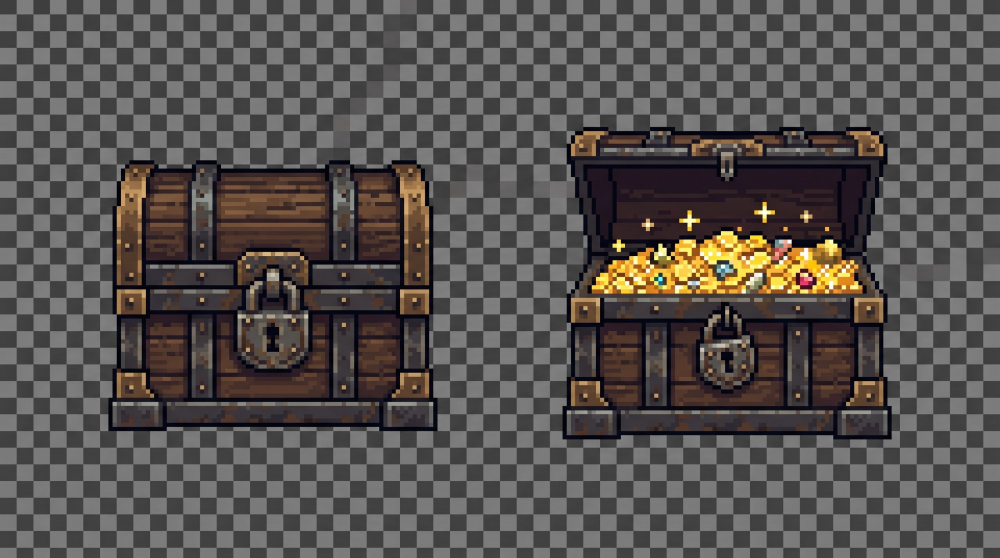
#> input picture imagens/bau-frente.jpeg, 2000 x 1116 px, found by its file name (shown at 1/2 size)
$ python extract_bau.py
#> lines starting #> are read from the running program, lines starting #| are printed output that depends on the picture; after the words box and inside, x2 and y2 are one past the last pixel; in counts of white or black regions, pixels touching at a corner belong together
### Tools/extract_pixelart.py
"""Extrai pixel art em resolução nativa de uma captura ampliada.

Resolve o problema de receber a arte como JPEG gigante com fundo xadrez: descobre
o tamanho real do pixel, reamostra, transforma o xadrez em transparência, separa
os sprites e limpa o ruído de compressão do JPEG.

Uso:
    python3 Tools/extract_pixelart.py imagens/Arvores.jpeg Assets/Art/Sprites/Environment arvore
    python3 Tools/extract_pixelart.py imagens/Cavaleiro.jpeg Assets/Art/Sprites/Characters cavaleiro --single
    python3 Tools/extract_pixelart.py imagens/planta-casa.jpeg Assets/Resources/Items planta_casa --single --sem-ruido
    python3 Tools/extract_pixelart.py imagens/botao-dev.png Assets/Resources/UI/Kit botao_dev --single --sem-ruido --grid 88
    python3 Tools/extract_pixelart.py imagens/pedra-madeira.jpeg <pasta> mat --sem-ruido   (mat_01 = pedra, mat_02 = madeira)
    python3 Tools/extract_pixelart.py imagens/corda.jpeg Assets/Resources/Items corda --single --sem-ruido

--sem-ruido descarta grupinhos soltos de pixels que o JPEG deixa no meio do fundo
(sem isso eles esticam o recorte até a borda da imagem).
"""
import sys
import os
import numpy as np
from PIL import Image


# [45 lines left out: function detect_pitch, not called in this run]


def resample(a, gw):
#> called with gw = 448
    H, W, _ = a.shape
#> H = 1116; W = 2000
    pitch = W / gw
#> pitch = 4.46
    gh = int(round(H / pitch))
#> gh = 250
    out = np.zeros((gh, gw, 3), int)
    for gy in range(gh):
        for gx in range(gw):
            cx, cy = (gx + 0.5) * pitch, (gy + 0.5) * pitch
            x0, x1 = int(cx - pitch * 0.3), int(cx + pitch * 0.3)
            y0, y1 = int(cy - pitch * 0.3), int(cy + pitch * 0.3)
            blk = a[max(0, y0):min(H, y1 + 1), max(0, x0):min(W, x1 + 1)].reshape(-1, 3)
            out[gy, gx] = np.median(blk, axis=0).astype(int)
    return out


def background_mask(grid):
    """Detecta o xadrez de transparência pelas cores reais da imagem.

    Faixa de brilho fixa não serve: cada editor desenha o xadrez num cinza diferente.
    Como ele cobre a maior parte da folha, os dois cinzas neutros mais frequentes são
    justamente os quadrados do xadrez.
    """
    r, g, b = grid[:, :, 0], grid[:, :, 1], grid[:, :, 2]
    neutral = (abs(r - g) < 10) & (abs(g - b) < 10) & (abs(r - b) < 10)
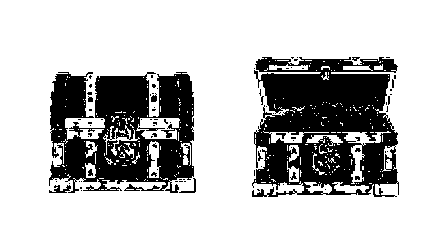
#> neutral: shape (250, 448) bool; 76.3% white; 86 black regions (75 under 20 px), largest, box (x1, y1, x2, y2) and area: (252, 57, 399, 197) 14180, (49, 72, 194, 193) 11601, (49, 185, 71, 193) 87
    if neutral.sum() < 20:
        return np.zeros(grid.shape[:2], bool)

    vals, counts = np.unique(grid[neutral].reshape(-1, 3), axis=0, return_counts=True)
#> counts = 4644 values, max 8340 at index 2461, min 1 at index 0, mean 18.41

    # Os dois tons precisam ser distantes entre si: o ruído do JPEG cria vários
    # vizinhos quase idênticos do mesmo cinza, e pegar os dois mais frequentes
    # devolveria o mesmo quadrado duas vezes, deixando metade do xadrez de fora.
    tones = []
    for i in np.argsort(-counts):
        c = vals[i]
        if all(np.abs(c - t).sum() > 40 for t in tones):
            tones.append(c)
        if len(tones) == 2:
            break
#> this loop made 3 passes
#> (i, c) on passes 1 to 3: (2461, [64, 64, 64]), (2380, [63, 63, 63]), (4246, [123, 123, 123])
#> after the loop, tones = [[64, 64, 64], [123, 123, 123]]

    if len(tones) < 2:
        return np.zeros(grid.shape[:2], bool)

    # O JPEG borra a fronteira entre quadrados claro e escuro, criando cinzas
    # intermediários que não batem com nenhum dos dois tons. Aceita toda a faixa
    # entre eles — e depois preenche a partir das bordas, porque o xadrez é
    # conectado e encosta nos limites da imagem, enquanto a arte fica ilhada no
    # meio. Sem isso, cinzas legítimos da arte (pedras, metal) seriam apagados.
    lo = min(t.min() for t in tones) - 10
#> lo = 54
    hi = max(t.max() for t in tones) + 10
#> hi = 133
    cand = neutral & (grid.mean(2) >= lo) & (grid.mean(2) <= hi)
#> cand: shape (250, 448) bool; 72.6% white; 17 black regions (10 under 20 px), largest, box (x1, y1, x2, y2) and area: (252, 57, 400, 197) 16624, (48, 72, 196, 193) 13944, (151, 169, 157, 177) 37

    H, W = cand.shape
#> H = 250; W = 448
    bg = np.zeros((H, W), bool)
    stack = []
    for x in range(W):
        for y in (0, H - 1):
            if cand[y, x] and not bg[y, x]:
                bg[y, x] = True
                stack.append((y, x))
#> bg: shape (250, 448) bool; 0.8% white in thin lines or dots
    for y in range(H):
        for x in (0, W - 1):
            if cand[y, x] and not bg[y, x]:
                bg[y, x] = True
                stack.append((y, x))
#> bg: shape (250, 448) bool; 1.2% white in thin lines or dots

    while stack:
        cy, cx = stack.pop()
        for dy, dx in ((1, 0), (-1, 0), (0, 1), (0, -1)):
            ny, nx = cy + dy, cx + dx
            if 0 <= ny < H and 0 <= nx < W and cand[ny, nx] and not bg[ny, nx]:
                bg[ny, nx] = True
                stack.append((ny, nx))
#> bg: shape (250, 448) bool; 68.1% white; 2 black regions, box (x1, y1, x2, y2) and area: (252, 57, 400, 197) 18994, (48, 72, 196, 193) 16766
#> after the loop, stack = []
    return bg


# [23 lines left out: function drop_specks, not called in this run]


def split_columns(fg, min_width=5):
    fill = fg.sum(0)
    groups, start = [], None
    for x in range(fg.shape[1]):
        if fill[x] > 0 and start is None:
            start = x
        elif fill[x] == 0 and start is not None:
            groups.append((start, x - 1))
            start = None
    if start is not None:
        groups.append((start, fg.shape[1] - 1))
    return [g for g in groups if g[1] - g[0] >= min_width]


def quantize(rgb, alpha, dist=34):
    """Agrupa cores próximas, começando pelas mais frequentes.
    O JPEG cria centenas de tons quase iguais; pixel art real tem poucas dezenas."""
    px = rgb.reshape(-1, 3)[alpha.reshape(-1) > 0]
    cols, cnts = np.unique(px, axis=0, return_counts=True)
    reps = []
    for i in np.argsort(-cnts):
        c = cols[i]
        if all(((c - np.array(r)) ** 2).sum() > dist ** 2 for r in reps):
            reps.append(tuple(c))
    reps = np.array(reps)
    d = ((rgb.reshape(-1, 1, 3) - reps.reshape(1, -1, 3)) ** 2).sum(2)
    return reps[d.argmin(1)].reshape(rgb.shape).astype(np.uint8), len(reps)


# [59 lines left out: function main, not called in this run]


# [2 lines that do not run on import are left out]

### Tools/extract_bau.py
"""Sprites do baú: fechado e aberto (vista de frente, no mapa) e o ícone na diagonal.

Usa o mesmo processo do extract_pixelart.py (grade nativa, xadrez vira transparência).
Os dois baús de frente têm a mesma largura e a mesma base, então trocam um pelo outro
sem o baú "pular" quando abre.

Uso:  python3 Tools/extract_bau.py
"""
import os
import sys
import numpy as np
from PIL import Image
sys.path.insert(0, "Tools")
import extract_pixelart as EP

FRONT = "imagens/bau-frente.jpeg"       # fechado à esquerda, aberto à direita
DIAGONAL = "imagens/bau-diagonal.jpeg"  # ícone do inventário
FRONT_GRID = 448
DIAGONAL_GRID = 360


def extract(src, grid_w):
    """Devolve as peças da imagem, da esquerda para a direita, já recortadas."""
    a = np.array(Image.open(src).convert("RGB")).astype(float)
    grid = EP.resample(a, grid_w)
    bg = EP.background_mask(grid)
    fg = ~bg
    out = []
    for x0, x1 in EP.split_columns(fg):
        sub = fg[:, x0:x1 + 1]
        ys = np.where(sub.any(1))[0]
        xs = np.where(sub.any(0))[0]
        y0, y1 = ys.min(), ys.max()
        rgb = grid[y0:y1 + 1, x0 + xs.min():x0 + xs.max() + 1].astype(int)
        alpha = np.where(bg[y0:y1 + 1, x0 + xs.min():x0 + xs.max() + 1], 0, 255).astype(np.uint8)
        snapped, _ = EP.quantize(rgb, alpha)
        out.append(np.dstack([snapped, alpha]).astype(np.uint8))
#> this loop made 2 passes
#> (x0, x1, y0, y1) on passes 1 to 2: (48, 195, 72, 192), (252, 399, 57, 196)
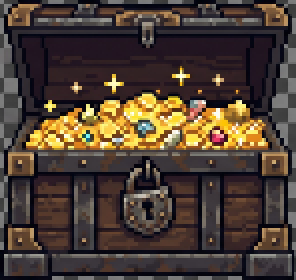
#> rgb: shape (140, 148, 3) int64 (shown 2 times larger); mean R, G, B 76.2, 62.1, 52.2
#> after the loop, out = 2 items
    return out


def save(img, path):
    os.makedirs(os.path.dirname(path), exist_ok=True)
    Image.fromarray(img, "RGBA").save(path)
    print(f"  {path}: {img.shape[1]}x{img.shape[0]}")


def main():
    closed, opened = extract(FRONT, FRONT_GRID)
    save(closed, "Assets/Resources/Props/bau_fechado.png")
#|   Assets/Resources/Props/bau_fechado.png: 148x121
    save(opened, "Assets/Resources/Props/bau_aberto.png")
#|   Assets/Resources/Props/bau_aberto.png: 148x140
    icon, = extract(DIAGONAL, DIAGONAL_GRID)
#> call 2 of extract, with src = 'imagens/bau-diagonal.jpeg', grid_w = 360
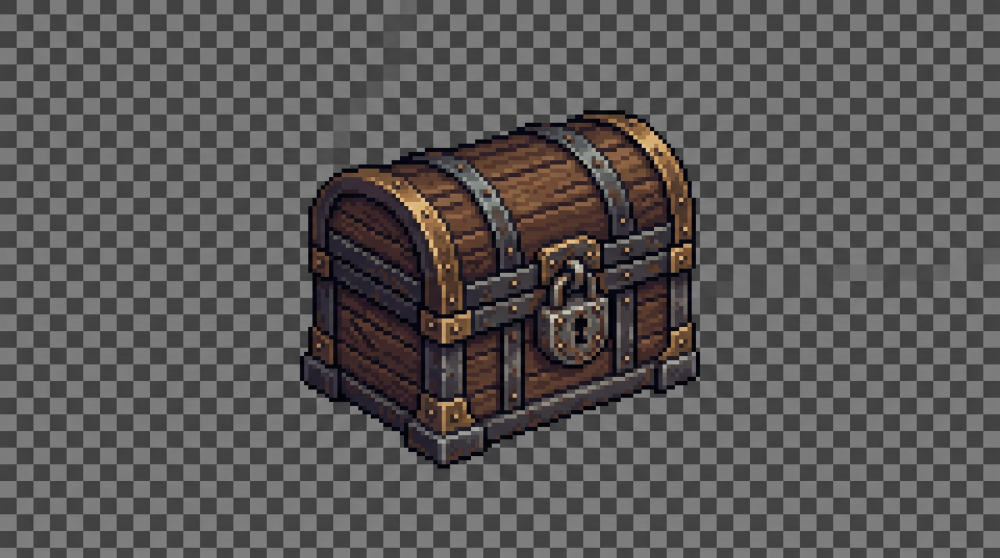
#> input picture imagens/bau-diagonal.jpeg, 2000 x 1116 px, found by its file name (shown at 1/2 size)
#> in resample (call 2), `out = np.zeros((gh, gw, 3), int)`: out: shape (201, 360, 3) int64; every value is 0
#> in background_mask (call 2), `neutral = (abs(r - g) < 10) & (abs(g - b) < 10) & (abs(r - b) < 10)`: neutral: shape (201, 360) bool; 86.3% white; 72 black regions (64 under 20 px), largest, box (x1, y1, x2, y2) and area: (111, 46, 226, 167) 7718, (202, 40, 250, 133) 1655, (108, 129, 121, 143) 85
#> in background_mask (call 2), `vals, counts = np.unique(grid[neutral].reshape(-1, 3), axis=0, return_..`: counts = 3019 values, max 7955 at index 2764, min 1 at index 0, mean 20.69
#> the loop in background_mask (call 2), `for i in np.argsort(-counts):` made 2 passes
#> (i, c) on passes 1 to 2: (2764, [124, 124, 124]), (1694, [65, 65, 65])
#> after the loop in background_mask (call 2), `for i in np.argsort(-counts):`: tones = [[124, 124, 124], [65, 65, 65]]
#> in background_mask (call 2), `lo = min(t.min() for t in tones) - 10`: lo = 55
#> in background_mask (call 2), `hi = max(t.max() for t in tones) + 10`: hi = 134
#> in background_mask (call 2), `cand = neutral & (grid.mean(2) >= lo) & (grid.mean(2) <= hi)`: cand: shape (201, 360) bool; 83.2% white; 7 black regions (6 under 20 px), largest, box (x1, y1, x2, y2) and area: (108, 40, 252, 169) 12119
#> in background_mask (call 2), `bg = np.zeros((H, W), bool)`: bg: shape (201, 360) bool; every value is 0
#> after the loop in background_mask (call 2), `for x in range(W):`: bg: shape (201, 360) bool; 1% white in thin lines or dots
#> after the loop in background_mask (call 2), `for y in range(H):`:
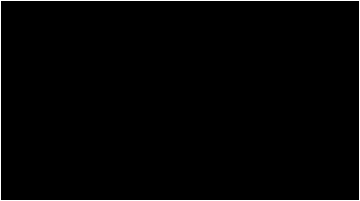
#> bg: shape (201, 360) bool; 1.5% white in thin lines or dots
#> after the loop in background_mask (call 2), `while stack:`:
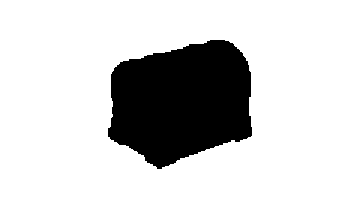
#> bg: shape (201, 360) bool; 80.6% white; 1 black region, box (x1, y1, x2, y2) and area: (108, 40, 252, 169) 14008
#> the loop in extract (call 2), `for x0, x1 in EP.split_columns(fg):` made 1 pass
#> (x0, x1, y0, y1) on pass 1: (108, 251, 40, 168)
#> pass 1, in extract (call 2), `alpha = np.where(bg[y0:y1 + 1, x0 + xs.min():x0 + xs.max() + 1], 0, 25..`:
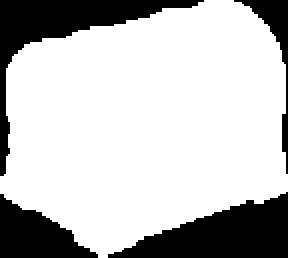
#> alpha: shape (129, 144) (shown 2 times larger); 75.4% white; 4 black regions, box (x1, y1, x2, y2) and area: (54, 96, 144, 129) 1667, (0, 0, 102, 88) 1610, (0, 97, 49, 129) 881, (117, 0, 144, 87) 410
#> after the loop in extract (call 2), `for x0, x1 in EP.split_columns(fg):`: out = 1 item
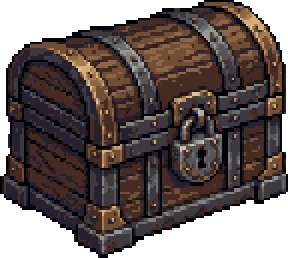
#> icon: shape (129, 144, 4) (shown 2 times larger); mean of channels 0, 1, 2, 3 73.7, 61.5, 59.6, 192.3; transparent parts drawn white
    save(icon, "Assets/Resources/Items/bau.png")
#|   Assets/Resources/Items/bau.png: 144x129


if __name__ == "__main__":
    main()
